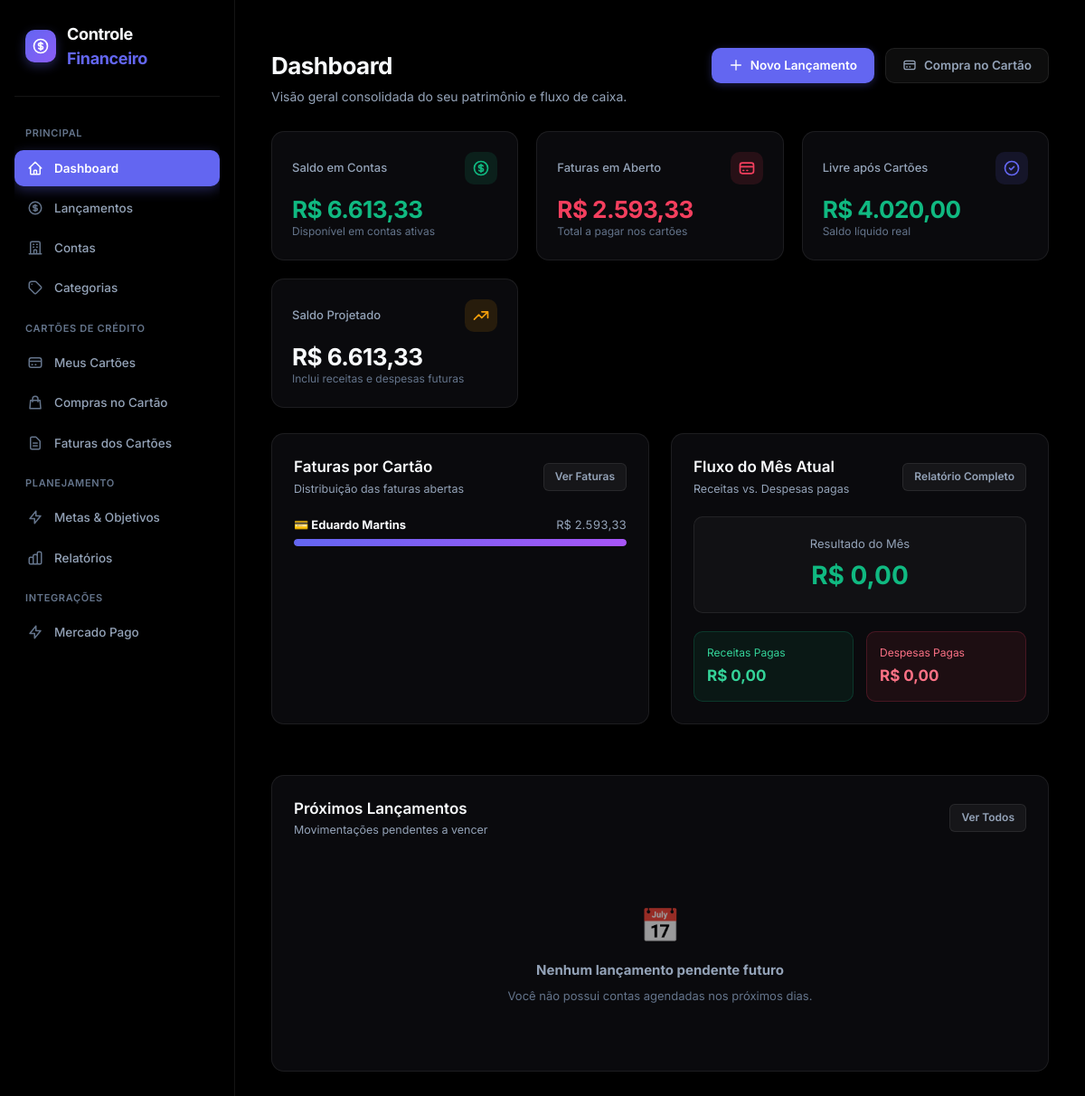
The page / on the database its author committed.
### models/cartao.py (models this page shows, shortened)
class Cartao(db.Model):
    __tablename__ = "cartoes"
    id = db.Column(
        db.Integer,
        primary_key=True
    )
    nome = db.Column(
        db.String(100),
        nullable=False
    )
    banco = db.Column(
        db.String(100),
        nullable=False
    )
    ultimos_digitos = db.Column(
        db.String(4),
        nullable=True
    )
    limite = db.Column(
        db.Numeric(12, 2),
        nullable=False,
        default=0
    )
    dia_fechamento = db.Column(
        db.Integer,
        nullable=False
    )
    dia_vencimento = db.Column(
        db.Integer,
        nullable=False
    )
    ativo = db.Column(
        db.Boolean,
        nullable=False,
        default=True
    )
    criado_em = db.Column(
        db.DateTime,
        default=datetime.utcnow
    )
    faturas = db.relationship(
        "FaturaCartao",
        back_populates="cartao",
        cascade="all, delete-orphan"
    )

### routes/dashboard.py (the view, shortened to what this page needs)
@dashboard_bp.route("/")
def dashboard():
    hoje = date.today()
    contas = (
        Conta.query
        .filter_by(
            ativa=True
        )
        .all()
    )
    inicio_mes = date(hoje.year, hoje.month, 1)
    if hoje.month == 12:
        fim_mes = date(hoje.year + 1, 1, 1)
    else:
        fim_mes = date(hoje.year, hoje.month + 1, 1)
    lancamentos_mes = (
        Lancamento.query
        .filter(
            Lancamento.data >= inicio_mes,
            Lancamento.data < fim_mes
        )
        .all()
    )
    faturas_abertas = (
        FaturaCartao.query
        .filter(
            FaturaCartao.status != "paga"
        )
        .all()
    )
    saldo_atual = sum(conta.saldo_atual() for conta in contas)
    saldo_projetado = sum(float(c.saldo_inicial or 0) for c in contas)
    lancamentos_ativas = (
        Lancamento.query
        .join(Conta)
        .filter(Conta.ativa == True)
        .all()
    )
    for l in lancamentos_ativas:
        val = float(l.valor or 0)
        if l.tipo == "receita":
            saldo_projetado += val
        else:
            saldo_projetado -= val
    receitas_mes = 0.0
    despesas_mes = 0.0
    receitas_pendentes = 0.0
    despesas_pendentes = 0.0
    resultado_mes = receitas_mes - despesas_mes
    comprometido_cartoes = sum(
        (Decimal(str(fatura.valor_total or 0)) for fatura in faturas_abertas),
        Decimal("0.00")
    )
    comprometido_cartoes = float(comprometido_cartoes)
    cartoes_comprometidos = {}
    for fatura in faturas_abertas:
        if not fatura.cartao:
            continue
        cartao_nome = fatura.cartao.nome
        valor = Decimal(str(fatura.valor_total or 0))
        if cartao_nome not in cartoes_comprometidos:
            cartoes_comprometidos[cartao_nome] = Decimal("0.00")
        cartoes_comprometidos[cartao_nome] += valor
    cartoes_comprometidos_lista = [
        {"nome": nome, "valor": float(valor)}
        for nome, valor in sorted(
            cartoes_comprometidos.items(),
            key=lambda item: item[1],
            reverse=True
        )
    ]
    disponivel_apos_cartoes = saldo_atual - comprometido_cartoes
    atrasados = (
        Lancamento.query
        .filter(
            Lancamento.status != "pago",
            Lancamento.data < hoje
        )
        .order_by(
            Lancamento.data.asc(),
            Lancamento.id.asc()
        )
        .all()
    )
    total_despesas_atrasadas = sum(
        float(l.valor or 0) for l in atrasados if l.tipo == "despesa"
    )
    proximos = (
        Lancamento.query
        .filter(
            Lancamento.status != "pago",
            Lancamento.data >= hoje
        )
        .order_by(
            Lancamento.data.asc(),
            Lancamento.id.asc()
        )
        .limit(8)
        .all()
    )
    return render_template(
        "dashboard.html",
        saldo_atual=saldo_atual,
        saldo_projetado=saldo_projetado,
        receitas_mes=receitas_mes,
        despesas_mes=despesas_mes,
        resultado_mes=resultado_mes,
        receitas_pendentes=receitas_pendentes,
        despesas_pendentes=despesas_pendentes,
        proximos=proximos,
        atrasados=atrasados,
        total_despesas_atrasadas=total_despesas_atrasadas,
        hoje=hoje,
        comprometido_cartoes=comprometido_cartoes,
        disponivel_apos_cartoes=disponivel_apos_cartoes,
        cartoes_comprometidos=cartoes_comprometidos_lista
    )

### app.py (called while the page is built)
def formatar_moeda(valor):
    try:
        valor = float(
            valor or 0
        )
    except (
        TypeError,
        ValueError
    ):
        valor = 0.0
    negativo = valor < 0
    valor = abs(
        valor
    )
    texto = f"{valor:,.2f}"
    texto = (
        texto
        .replace(",", "X")
        .replace(".", ",")
        .replace("X", ".")
    )
    if negativo:
        texto = "-" + texto
    return texto

### models/conta.py (called while the page is built)
    def saldo_atual(self):
        saldo = float(self.saldo_inicial or 0)
        for lancamento in self.lancamentos:
            if lancamento.status != "pago":
                continue
            valor = float(lancamento.valor or 0)
            if lancamento.tipo == "receita":
                saldo += valor
            else:
                saldo -= valor
        return saldo

### templates/dashboard.html (shortened to what this page needs)
﻿{% extends "base.html" %}
{% block content %}
<div class="page-header">
    <div class="page-header-content">
        <h1>Dashboard</h1>
        <p>Visão geral consolidada do seu patrimônio e fluxo de caixa.</p>
    </div>
    <div class="page-header-actions">
        <a href="{{ url_for('lancamentos.novo') }}" class="btn btn-primary">
            <svg xmlns="http://www.w3.org/2000/svg" width="16" height="16" fill="none" viewBox="0 0 24 24" stroke="currentColor">
                <path stroke-linecap="round" stroke-linejoin="round" stroke-width="2" d="M12 4v16m8-8H4"/>
            </svg>
            Novo Lançamento
        </a>
        <a href="{{ url_for('compras_cartao.nova') }}" class="btn btn-secondary">
            <svg xmlns="http://www.w3.org/2000/svg" width="16" height="16" fill="none" viewBox="0 0 24 24" stroke="currentColor">
                <path stroke-linecap="round" stroke-linejoin="round" stroke-width="2" d="M3 10h18M7 15h1m4 0h1m-7 4h12a3 3 0 003-3V8a3 3 0 00-3-3H6a3 3 0 00-3 3v8a3 3 0 003 3z"/>
            </svg>
            Compra no Cartão
        </a>
    </div>
</div>
<div class="cards">
    <div class="card">
        <div class="card-header-line">
            <span class="card-title">Saldo em Contas</span>
            <div class="card-icon success">
            </div>
        </div>
        <strong class="card-value {% if saldo_atual >= 0 %}valor-positivo{% else %}valor-negativo{% endif %}">
            R$ {{ saldo_atual|moeda }}
        </strong>
        <span class="card-subtext">Disponível em contas ativas</span>
    </div>
    <div class="card">
        <div class="card-header-line">
            <span class="card-title">Faturas em Aberto</span>
            <div class="card-icon danger">
                <svg xmlns="http://www.w3.org/2000/svg" width="20" height="20" fill="none" viewBox="0 0 24 24" stroke="currentColor">
                    <path stroke-linecap="round" stroke-linejoin="round" stroke-width="2" d="M3 10h18M7 15h1m4 0h1m-7 4h12a3 3 0 003-3V8a3 3 0 00-3-3H6a3 3 0 00-3 3v8a3 3 0 003 3z"/>
                </svg>
            </div>
        </div>
        <strong class="card-value valor-negativo">
            R$ {{ comprometido_cartoes|moeda }}
        </strong>
        <span class="card-subtext">Total a pagar nos cartões</span>
    </div>
    <div class="card">
        <div class="card-header-line">
            <span class="card-title">Livre após Cartões</span>
            <div class="card-icon primary">
                <svg xmlns="http://www.w3.org/2000/svg" width="20" height="20" fill="none" viewBox="0 0 24 24" stroke="currentColor">
                    <path stroke-linecap="round" stroke-linejoin="round" stroke-width="2" d="M9 12l2 2 4-4m6 2a9 9 0 11-18 0 9 9 0 0118 0z"/>
                </svg>
            </div>
        </div>
        <strong class="card-value {% if disponivel_apos_cartoes >= 0 %}valor-positivo{% else %}valor-negativo{% endif %}">
            R$ {{ disponivel_apos_cartoes|moeda }}
        </strong>
        <span class="card-subtext">Saldo líquido real</span>
    </div>
    <div class="card">
        <div class="card-header-line">
            <span class="card-title">Saldo Projetado</span>
            <div class="card-icon warning">
                <svg xmlns="http://www.w3.org/2000/svg" width="20" height="20" fill="none" viewBox="0 0 24 24" stroke="currentColor">
                    <path stroke-linecap="round" stroke-linejoin="round" stroke-width="2" d="M13 7h8m0 0v8m0-8l-8 8-4-4-6 6"/>
                </svg>
            </div>
        </div>
        <strong class="card-value {% if saldo_projetado >= 0 %}valor-destaque{% else %}valor-negativo{% endif %}">
            R$ {{ saldo_projetado|moeda }}
        </strong>
        <span class="card-subtext">Inclui receitas e despesas futuras</span>
    </div>
</div>
<div class="relatorios-grid">
    <div class="panel">
        <div class="panel-header">
            <div>
                <h2 class="panel-title">Faturas por Cartão</h2>
                <span class="panel-subtitle">Distribuição das faturas abertas</span>
            </div>
            <a href="{{ url_for('faturas_cartao.listar') }}" class="btn btn-secondary btn-sm">
                Ver Faturas
            </a>
        </div>
        {% if cartoes_comprometidos %}
            {% set maior_valor = cartoes_comprometidos[0].valor %}
            <div class="relatorio-barras">
                {% for cartao in cartoes_comprometidos %}
                    {% set percentual = (cartao.valor / maior_valor * 100) if maior_valor > 0 else 0 %}
                    <div class="relatorio-barra-item">
                        <div class="relatorio-barra-header">
                            <strong>💳 {{ cartao.nome }}</strong>
                            <span>R$ {{ cartao.valor|moeda }}</span>
                        </div>
                        <div class="relatorio-barra-bg">
                            <div class="relatorio-barra cartao" style="width: {{ percentual }}%;"></div>
                        </div>
                    </div>
                {% endfor %}
            </div>
        {% else %}
            <div class="empty-state">
                <div class="empty-state-icon">💳</div>
                <strong>Nenhum cartão comprometido</strong>
                <span>Todas as faturas estão quitadas ou sem lançamentos.</span>
            </div>
        {% endif %}
    </div>
    <div class="panel">
        <div class="panel-header">
            <div>
                <h2 class="panel-title">Fluxo do Mês Atual</h2>
                <span class="panel-subtitle">Receitas vs. Despesas pagas</span>
            </div>
            <a href="{{ url_for('relatorios.listar') }}" class="btn btn-secondary btn-sm">
                Relatório Completo
            </a>
        </div>
        <div style="background: rgba(255, 255, 255, 0.03); border: 1px solid var(--border); border-radius: var(--radius-md); padding: 20px; text-align: center; margin-bottom: 20px;">
            <span style="color: var(--text-secondary); font-size: 13px;">Resultado do Mês</span>
            <div style="font-size: 28px; font-weight: 700; margin-top: 4px;" class="{% if resultado_mes >= 0 %}valor-positivo{% else %}valor-negativo{% endif %}">
                R$ {{ resultado_mes|moeda }}
            </div>
        </div>
        <div style="display: grid; grid-template-columns: 1fr 1fr; gap: 14px;">
            <div style="background: rgba(16, 185, 129, 0.08); border: 1px solid rgba(16, 185, 129, 0.2); border-radius: var(--radius-md); padding: 14px;">
                <span style="font-size: 12px; color: #34d399; display: block; margin-bottom: 4px;">Receitas Pagas</span>
                <strong style="font-size: 17px; color: #34d399;">R$ {{ receitas_mes|moeda }}</strong>
            </div>
            <div style="background: rgba(244, 63, 94, 0.08); border: 1px solid rgba(244, 63, 94, 0.2); border-radius: var(--radius-md); padding: 14px;">
                <span style="font-size: 12px; color: #fb7185; display: block; margin-bottom: 4px;">Despesas Pagas</span>
                <strong style="font-size: 17px; color: #fb7185;">R$ {{ despesas_mes|moeda }}</strong>
            </div>
        </div>
    </div>
</div>
<div class="panel">
    <div class="panel-header">
        <div>
            <h2 class="panel-title">Próximos Lançamentos</h2>
            <span class="panel-subtitle">Movimentações pendentes a vencer</span>
        </div>
        <a href="{{ url_for('lancamentos.listar') }}" class="btn btn-secondary btn-sm">
            Ver Todos
        </a>
    </div>
    {% if proximos %}
        <div class="table-container" style="margin-bottom: 0;">
            <table>
                <thead>
                    <tr>
                        <th>Data</th>
                        <th>Descrição</th>
                        <th>Conta</th>
                        <th>Categoria</th>
                        <th>Tipo</th>
                        <th style="text-align: right;">Valor</th>
                        <th style="text-align: center;">Status</th>
                    </tr>
                </thead>
                <tbody>
                    {% for lancamento in proximos %}
                    <tr>
                        <td style="white-space: nowrap; font-weight: 500;">
                            {{ lancamento.data.strftime("%d/%m/%Y") }}
                        </td>
                        <td>
                            <strong>{{ lancamento.descricao }}</strong>
                        </td>
                        <td style="color: var(--text-secondary);">
                            {{ lancamento.conta.nome }}
                        </td>
                        <td style="color: var(--text-secondary);">
                            {{ lancamento.categoria.nome if lancamento.categoria else "-" }}
                        </td>
                        <td>
                            <span class="badge badge-{{ lancamento.tipo }}">
                                {{ lancamento.tipo }}
                            </span>
                        </td>
                        <td style="text-align: right; font-weight: 600;" class="{% if lancamento.tipo == 'receita' %}valor-positivo{% else %}valor-negativo{% endif %}">
                            {{ '+' if lancamento.tipo == 'receita' else '-' }} R$ {{ lancamento.valor|moeda }}
                        </td>
                        <td style="text-align: center;">
                            <span class="badge badge-pendente">
                                {{ lancamento.status }}
                            </span>
                        </td>
                    </tr>
                    {% endfor %}
                </tbody>
            </table>
        </div>
    {% else %}
        <div class="empty-state">
            <div class="empty-state-icon">📅</div>
            <strong>Nenhum lançamento pendente futuro</strong>
            <span>Você não possui contas agendadas nos próximos dias.</span>
        </div>
    {% endif %}
</div>
{% endblock %}

### templates/base.html (style rules this page uses)
:root { color-scheme: dark; }
html, body, .app-layout, .main-wrapper { background-color: #000000 !important; color: #f8fafc !important; }

### rows shown on the page
Cartao: nome "Eduardo Martins", valor|moeda "2.593,33", {{ percentual }} 100.0 (drawn)

### other values the page prints
{{ saldo_atual|moeda }} "6.613,33"
{{ comprometido_cartoes|moeda }} "2.593,33"
{{ disponivel_apos_cartoes|moeda }} "4.020,00"
{{ saldo_projetado|moeda }} "6.613,33"
{{ resultado_mes|moeda }} "0,00"
{{ receitas_mes|moeda }} "0,00"
{{ despesas_mes|moeda }} "0,00"
